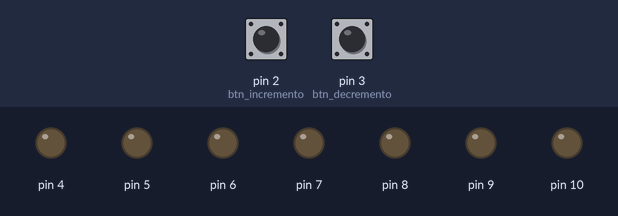
This sketch was run on a simulated Arduino Uno, built with avr-gcc and run on an emulated ATmega328P. Shown: output pins drawn as LEDs (lit = HIGH). The inputs (shaded band) are chosen by the test bench; at power-on: pin 2 (btn_incremento) LOW, pin 3 (btn_decremento) HIGH.

Above: at 1.2 s.
1.3 s: pin 2 (btn_incremento) pulled HIGH for 0.15 s
At 1.9 s:
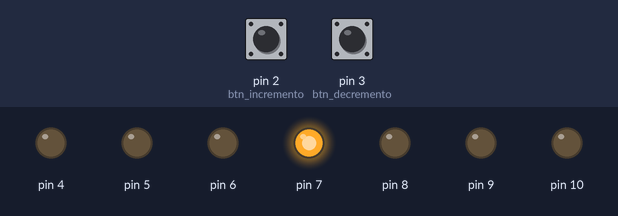
2.9 s: pin 2 (btn_incremento) pulled HIGH for 1 s
At 4.3 s:
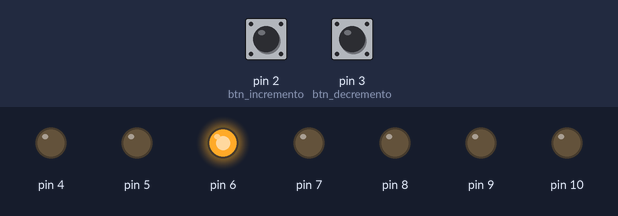
5.4 s: pin 2 (btn_incremento) pulled HIGH for 0.15 s
At 6.2 s:
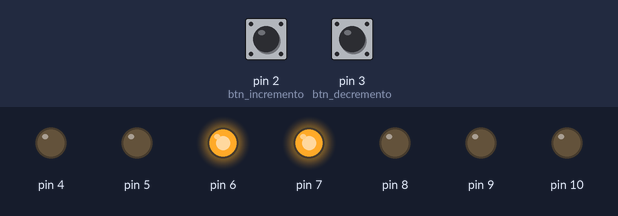
7.0 s: pin 2 (btn_incremento) pulled HIGH for 3.2 s
At 7.5 s:
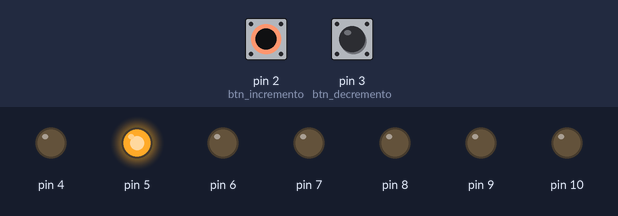
11.7 s: pin 2 (btn_incremento) pulled HIGH for 0.15 s
At 12.2 s:
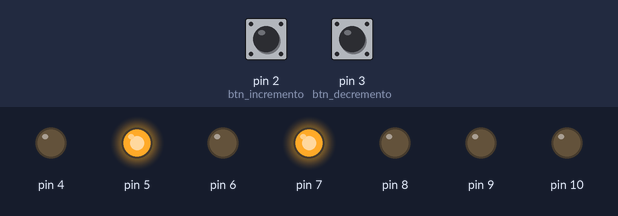
13.3 s: pin 2 (btn_incremento) pulled HIGH for 1 s
At 14.7 s:
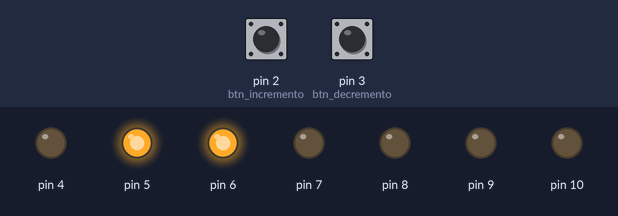
Timing chart, 0 to 16.3 s (numbered marks = the images above; inputs shaded):
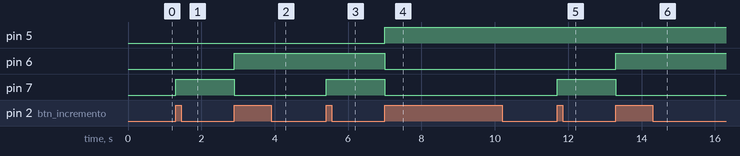

Measured:
- after the input at 1.3 s, pin 7: LOW → HIGH at once
- after the input at 2.9 s, pin 6: LOW → HIGH at once; pin 7: HIGH → LOW at once
- after the input at 5.4 s, pin 7: LOW → HIGH at once
- after the input at 7.0 s, pin 5: LOW → HIGH at once; pin 6, pin 7: HIGH → LOW at once
- after the input at 11.7 s, pin 7: LOW → HIGH at once
- after the input at 13.3 s, pin 6: LOW → HIGH at once; pin 7: HIGH → LOW at once

The sketch:

Contador_0_-_50_con_interrupciones.ino
```cpp
/*
 * Fundación Kinal
 * Centro Educativo Técnico Labral Kinal
 * Electrónica
 * Grado: Quinto
 * Sección: A
 * Curso: Taller de Electrónica Digital y Reparación de Computadoras I
 * Nombre: Carlos Alexander Quim Chapaz
 * Carné: 2019172 
 * Proyecto: Uso de Interrupciones externas ejemplo 3 - Bimeste III
*/

//Directivas de Propocesador
#define btn_incremento 2 //pin 2 utilizado para una interrupción externa para rising
#define btn_decremento 3 //pin 3 utilizado para una interrupción externa para falling

//Funciones
void funcion_ISR_rising(void);
void funcion_ISR_falling(void);
void display_unidades();
void display_decenas();

//Variables
volatile static bool f_print = false; //Variable booleana que me permite imprimir un texto en el Loop
int unidades = 0; ///variable que va de 0 - 9
int decenas = 0; ///variable que va de 0 - 5

void setup() {
    pinMode(btn_incremento, INPUT);
  pinMode(btn_decremento, INPUT);
  for(int i = 4; i < 11; i++){
    pinMode(i, OUTPUT);
  }
  attachInterrupt(digitalPinToInterrupt(btn_incremento),funcion_ISR_rising,RISING); //Anclar la interrupcion del pin 9 a una funcion de ISR, disparado por el flanco
  attachInterrupt(digitalPinToInterrupt(btn_decremento),funcion_ISR_falling,FALLING); //Anclar la interrupcion del pin 10 a una funcion de ISR, disparado por el flanco
}

void loop() {
  if(f_print){
    f_print = false; //Limpio la variable

    if(unidades > 9){
      decenas++;
      unidades = 0;
    }

    if(unidades == -1){
      unidades = 9;
      decenas--;
    }

    if(decenas < 0){
      unidades = 0;
      decenas = 5;
    }

    if(unidades > 0 && decenas == 5){
      unidades = 0;
      decenas = 0;
    }
  }

  display_unidades();
  display_decenas();
}

//Funciones ISR
void funcion_ISR_rising(void){
  unidades ++; //aunmento el valor de la variable
  f_print = true;
}

void funcion_ISR_falling(void){
  unidades --; //disminuyo el valor de la variable
  f_print = true;
}

//Funciones Numeros
void display_unidades(){
  if(unidades == 0){
    digitalWrite(4,LOW);
    digitalWrite(5,LOW);
    digitalWrite(6,LOW);
    digitalWrite(7,LOW);
  }
  if(unidades == 1){
    digitalWrite(4,LOW);
    digitalWrite(5,LOW);
    digitalWrite(6,LOW);
    digitalWrite(7,HIGH);
  }
  if(unidades == 2){
    digitalWrite(4,LOW);
    digitalWrite(5,LOW);
    digitalWrite(6,HIGH);
    digitalWrite(7,LOW);
  }
  if(unidades == 3){
    digitalWrite(4,LOW);
    digitalWrite(5,LOW);
    digitalWrite(6,HIGH);
    digitalWrite(7,HIGH);
  }
  if(unidades == 4){
    digitalWrite(4,LOW);
    digitalWrite(5,HIGH);
    digitalWrite(6,LOW);
    digitalWrite(7,LOW);
  }
  if(unidades == 5){
    digitalWrite(4,LOW);
    digitalWrite(5,HIGH);
    digitalWrite(6,LOW);
    digitalWrite(7,HIGH);
  }
  if(unidades == 6){
    digitalWrite(4,LOW);
    digitalWrite(5,HIGH);
    digitalWrite(6,HIGH);
    digitalWrite(7,LOW);
  }
  if(unidades == 7){
    digitalWrite(4,LOW);
    digitalWrite(5,HIGH);
    digitalWrite(6,HIGH);
    digitalWrite(7,HIGH);
  }
  if(unidades == 8){
    digitalWrite(4,HIGH);
    digitalWrite(5,LOW);
    digitalWrite(6,LOW);
    digitalWrite(7,LOW);
  }
  if(unidades == 9){
    digitalWrite(4,HIGH);
    digitalWrite(5,LOW);
    digitalWrite(6,LOW);
    digitalWrite(7,HIGH);
  }
}

void display_decenas(){
  if(decenas == 0){
    digitalWrite(10,LOW);
    digitalWrite(9,LOW);
    digitalWrite(8,LOW);
  }
  if(decenas == 1){
    digitalWrite(10,LOW);
    digitalWrite(9,LOW);
    digitalWrite(8,HIGH);
  }
  if(decenas == 2){
    digitalWrite(10,LOW);
    digitalWrite(9,HIGH);
    digitalWrite(8,LOW);
  }
  if(decenas == 3){
    digitalWrite(10,LOW);
    digitalWrite(9,HIGH);
    digitalWrite(8,HIGH);
  }
  if(decenas == 4){
    digitalWrite(10,HIGH);
    digitalWrite(9,LOW);
    digitalWrite(8,LOW);
  }
  if(decenas == 5){
    digitalWrite(10,HIGH);
    digitalWrite(9,LOW);
    digitalWrite(8,HIGH);
  }
}
```
